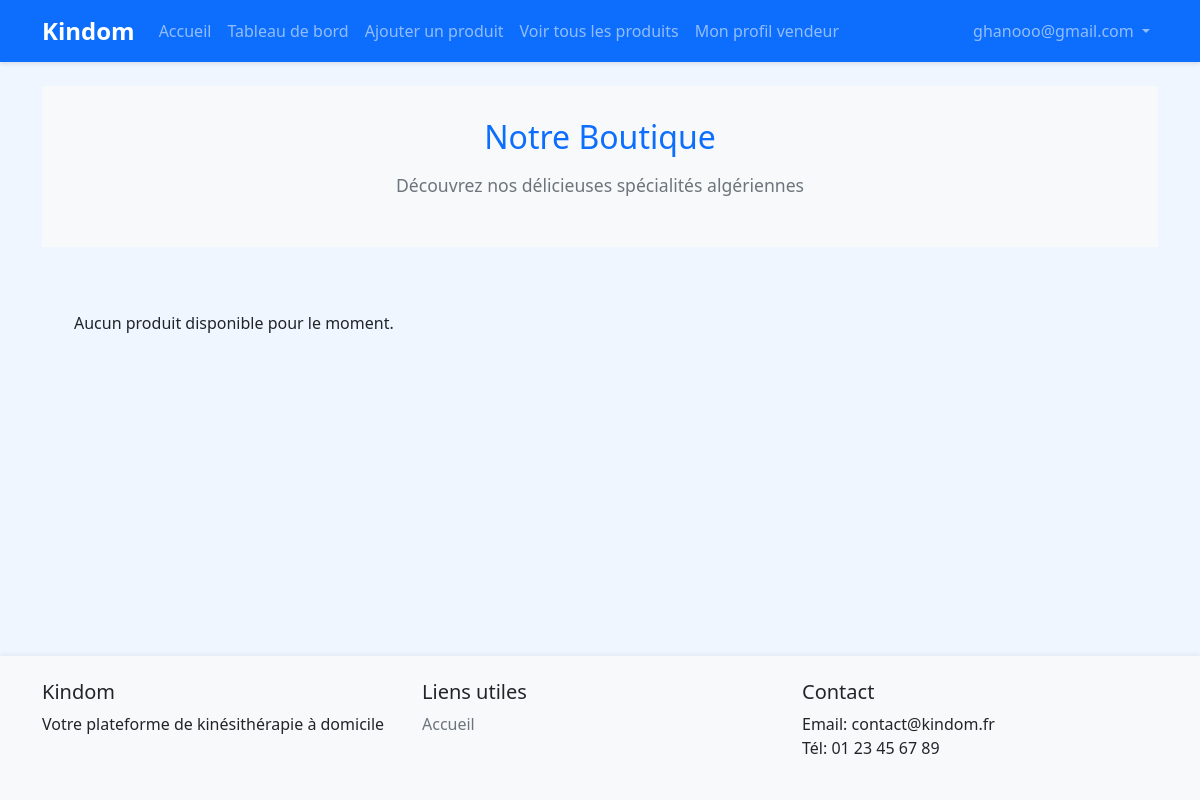
Page /shop/products/ (signed in) on the earlier database version.
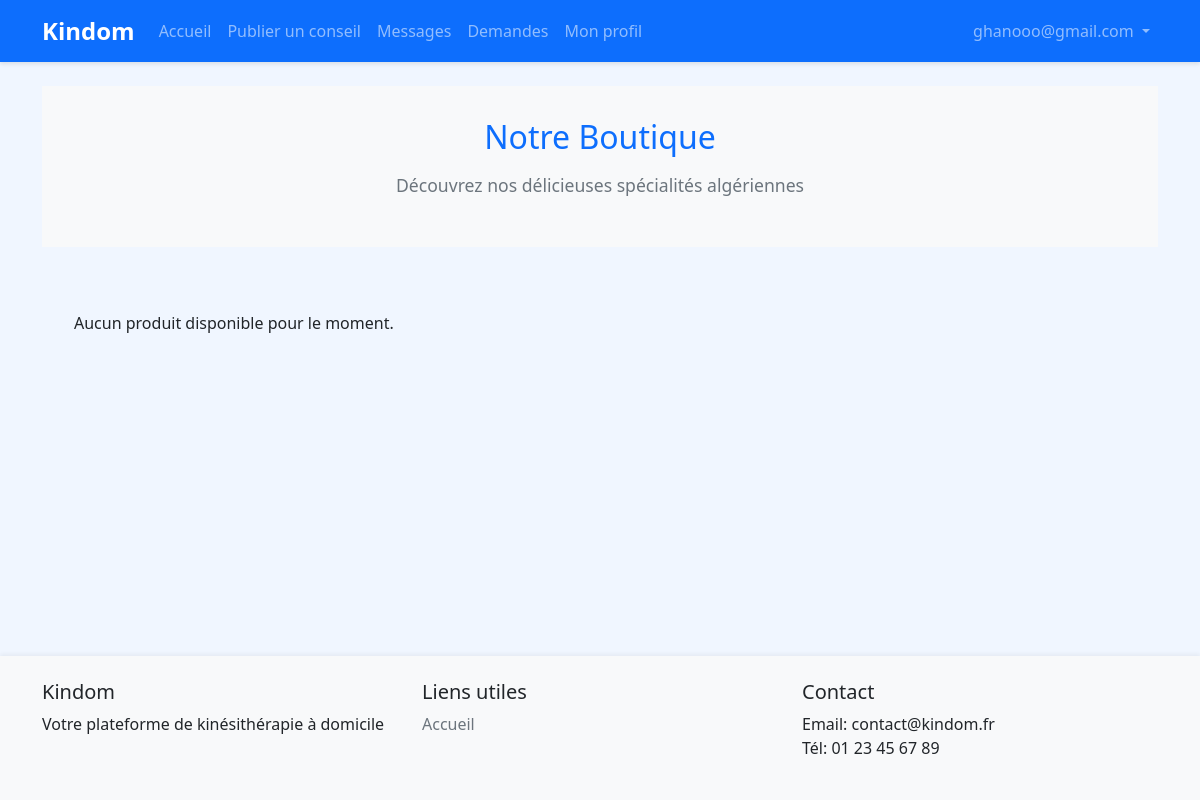
Same page on the later database version.
### shop/views.py (the view)
# urls.py: path('products/', views.product_list, name='product_list'),
def product_list(request):
    products = Product.objects.all()
    return render(request, 'shop/product_list.html', {'products': products})

### templates/shop/product_list.html (shortened to what this page needs)
{% extends "base.html" %}
{% load static %}
{% block content %}
<div class="shop-header">
    <h1>Notre Boutique</h1>
    <p>Découvrez nos délicieuses spécialités algériennes</p>
</div>
<div class="product-list">
    {% for product in products %}
    <div class="product-card">
        {% if product.image %}
        <img src="{{ product.image.url }}" alt="{{ product.name }}" class="product-image">
        {% else %}
        <img src="{% static 'images/no-image.png' %}" alt="Pas d'image" class="product-image">
        {% endif %}
        <div class="product-info">
            <h2 class="product-title">{{ product.name }}</h2>
            <p class="product-price">{{ product.price }} DA</p>
            <p class="product-description">{{ product.description|truncatewords:20 }}</p>
            <button class="btn-add-to-cart">Ajouter au panier</button>
        </div>
    </div>
    {% empty %}
    <div class="no-products">
        <p>Aucun produit disponible pour le moment.</p>
    </div>
    {% endfor %}
</div>
{% endblock %}

### templates/base.html (shortened to what this page needs)
<!DOCTYPE html>
<html lang="fr">
<head>
    <link href="https://cdn.jsdelivr.net/npm/bootstrap@5.3.0/dist/css/bootstrap.min.css" rel="stylesheet">
    {% load static %}
    <link href="{% static 'css/style.css' %}" rel="stylesheet">
</head>
<body>
    <nav class="navbar navbar-expand-lg navbar-dark bg-primary">
        <div class="container">
            <a class="navbar-brand" href="{% url 'accounts:home' %}">Kindom</a>
            <div class="collapse navbar-collapse" id="navbarNav">
                <ul class="navbar-nav me-auto">
                    <li class="nav-item">
                        <a class="nav-link" href="{% url 'accounts:home' %}">Accueil</a>
                    </li>
                    {% if user.is_authenticated and user.user_type == 'kine' %}
                        <li class="nav-item">
                            <a class="nav-link" href="{% url 'accounts:kine_publications_manage' %}">Publier un conseil</a>
                        </li>
                        <li class="nav-item">
                            <a class="nav-link" href="{% url 'accounts:kine_messages' %}">Messages</a>
                        </li>
                        <li class="nav-item">
                            <a class="nav-link" href="{% url 'accounts:kine_demandes' %}">Demandes</a>
                        </li>
                        <li class="nav-item">
                            <a class="nav-link" href="{% url 'accounts:kine_profile' %}">Mon profil</a>
                        </li>
                    {% endif %}
                    {% if user.is_authenticated and user.user_type == 'vendor' %}
                        <li class="nav-item">
                            <a class="nav-link" href="/shop/vendor/dashboard/">Tableau de bord</a>
                        </li>
                        <li class="nav-item">
                            <a class="nav-link" href="/shop/vendeur/produits/ajouter/">Ajouter un produit</a>
                        </li>
                        <li class="nav-item">
                            <a class="nav-link" href="/shop/vendeur/produits/">Voir tous les produits</a>
                        </li>
                        <li class="nav-item">
                            <a class="nav-link" href="/profil-vendeur/">Mon profil vendeur</a>
                        </li>
                    {% endif %}
                </ul>
                <ul class="navbar-nav">
                    {% if user.is_authenticated %}
                        <li class="nav-item dropdown">
                            <a class="nav-link dropdown-toggle" href="#" id="navbarDropdown" role="button" data-bs-toggle="dropdown">
                                {{ user.get_full_name|default:user.email }}
                            </a>
                        </li>
                    {% endif %}
                </ul>
            </div>
        </div>
    </nav>
    <main class="container my-4">
        {% block content %}{% endblock %}
    </main>
    <footer class="bg-light py-4 mt-5">
        <div class="container">
            <div class="row">
                <div class="col-md-4">
                    <h5>Kindom</h5>
                    <p>Votre plateforme de kinésithérapie à domicile</p>
                </div>
                <div class="col-md-4">
                    <h5>Liens utiles</h5>
                    <ul class="list-unstyled">
                        <li><a href="{% url 'accounts:home' %}">Accueil</a></li>
                    </ul>
                </div>
                <div class="col-md-4">
                    <h5>Contact</h5>
                    <ul class="list-unstyled">
                        <li>Email: contact@kindom.fr</li>
                        <li>Tél: 01 23 45 67 89</li>
                    </ul>
                </div>
            </div>
        </div>
    </footer>
</body>
</html>

Differences in the rows shown:
changed CustomUser "ghanooo@gmail.com": user_type "vendor" → "kine" (drawn)
Other differences:
text no longer shown: "Tableau de bord Ajouter un produit Voir tous les produits Mon profil vendeur"
text now shown: "Publier un conseil Messages Demandes Mon profil"
